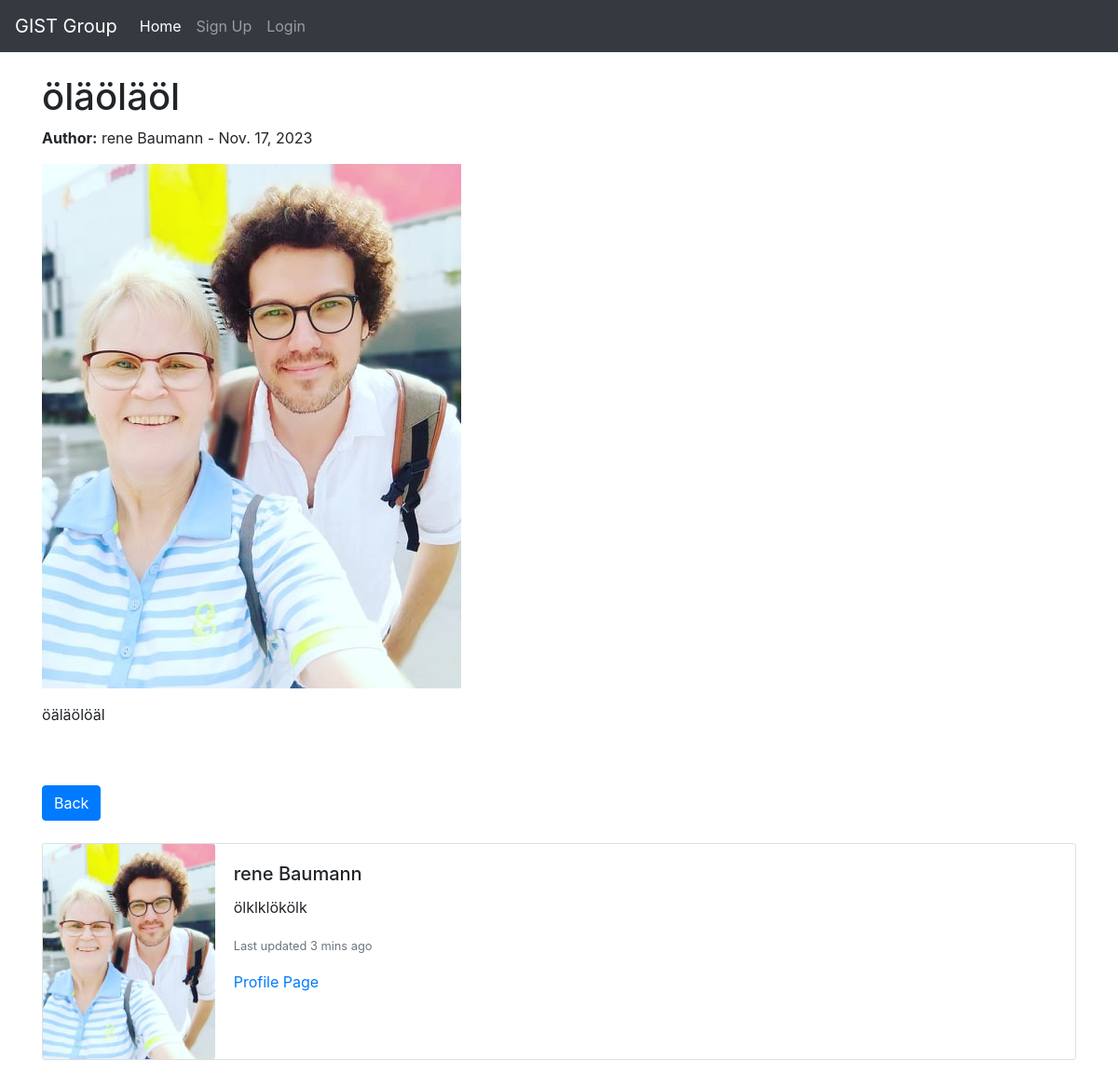
Screenshot of /blog/post/44/ with the database file from the repository.
### blog/models.py (models this page shows, shortened)
class BlogPost(models.Model):
    title = models.CharField(max_length=200)  # Title of the blog post
    header_image = models.ImageField(null=True, blank=True, upload_to="images/")  # Header image of the blog post
    content = RichTextField(blank=True, null=True)  # Content of the blog post using a rich text editor
    author = models.ForeignKey(User, on_delete=models.CASCADE)  # Author of the post, linked to User model
    publication_date = models.DateField(auto_now_add=True)  # Publication date of the post, automatically set
    category = models.CharField(max_length=200, default='news')  # Category of the blog post
    snippet = models.CharField(max_length=200)  # Short snippet or summary of the blog post

class Profile(models.Model):
    user = models.OneToOneField(User, null=True, on_delete=models.CASCADE)  # One-to-one relationship with User model
    bio = models.TextField()  # Biography of the user
    profile_pic = models.ImageField(null=True, blank=True, upload_to="profile/images/")  # Profile picture
    socialmedia_url = models.CharField(max_length=200, blank=True, null=True)  # Social media URL

### blog/views.py (the view)
# urls.py: path('post/<int:pk>/', BlogPostDetailView.as_view(), name='post_detail'),
class BlogPostDetailView(DetailView):
    model = BlogPost  # Specify the model for detail view
    template_name = 'post_detail.html'  # Template for displaying the post
    context_object_name = 'post'  # Context name to be used in the template

### blog/templates/post_detail.html (shortened to what this page needs)
{% extends 'base.html' %}
{% load static %}
{% block content %}
<!DOCTYPE html>
<html lang="en">
<head>
</head>
<body>
    <h1>{{ post.title }}</h1>
    <p>
        <strong>Author:</strong> {{ post.author.first_name }} {{ post.author.last_name }} -
        {{ post.publication_date }}
    </p>
    {% if post.header_image %}
    <img src="{{ post.header_image.url }}">
    {% endif %}
    <p>{{ post.content|safe }}</p>
    <br/><br/>
    <a href="{% url 'index' %}" class="btn btn-primary">Back</a>
    <br/><br/>
    <div class="card mb-3">
        <div class="row no-gutters">
          <div class="col-md-2">
            {% if post.author.profile.profile_pic %}
            <img src="{{ post.author.profile.profile_pic.url }}" class="card-img">
            {% else %}
            <img src="{% static 'blog/images/10015419.png' %}" class="card-img">
            {% endif %}
          </div>
          <div class="col-md-10">
            <div class="card-body">
              <h5 class="card-title">{{ post.author.first_name }} {{ post.author.last_name }}</h5>
              <p class="card-text">{{ post.author.profile.bio }}</p>
              <p class="card-text"><small class="text-muted">Last updated 3 mins ago</small></p>
              <a href="{% url 'profile_page' post.author.profile.pk %}">Profile Page</a>
            </div>
          </div>
        </div>
      </div>
</body>
</html>
{% endblock %}

### rows the page displays
BlogPost: title "öläöläöl", author.first_name "rene", author.last_name "Baumann", publication_date "Nov. 17, 2023", header_image (picture), content "öäläölöäl", author.profile.profile_pic (picture), author.profile.bio "ölklklökölk"
